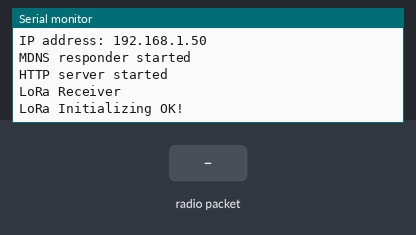
The sketch below on a simulated ESP32. On the bench: the last lines printed to the serial monitor. Inputs (shaded band) come from the test bench. WiFi joins after 1.5 s; servers stay silent unless stated; no radio packets arrive unless stated.

Above: at 2.7 s.
2.8 s: radio packet "5" arrives
At 4.2 s:
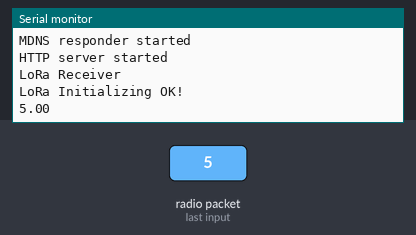
5.3 s: radio packet "90" arrives
At 7.3 s:
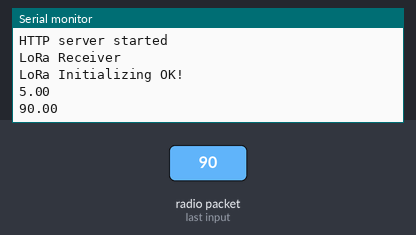

Measured:
- after the input at 2.8 s, the serial monitor: prints a new line after 1.0 s (image 1)
- after the input at 5.3 s, the serial monitor: prints a new line after 1.0 s (image 2)

The sketch:

Reciever_Host_to_web.ino
```cpp
#include <WiFi.h>
#include <WiFiManager.h>
#include <WebServer.h>
#include <ESPmDNS.h>
#include <DHT.h>
#include <SPI.h>
#include <LoRa.h>
WebServer server(80);
const char *ssid = "";
const char *password = "";
#define ss 4
#define rst 5
#define dio0 2
float level; //For detect the level of the water
void setup() {
  //initialize Serial Monitor
  Serial.begin(115200);
  wifisetupInit();
    if (MDNS.begin("esp32")) {
    Serial.println("MDNS responder started");
  }
  server.on("/", handleRoot);

  server.begin();
  Serial.println("HTTP server started");
  loraInit(); //Begin Lora
}

void loop() {

    int packetSize = LoRa.parsePacket();
  if (packetSize) {
    // received a packet
    // Serial.print("Received packet ");

    // read packet
    while (LoRa.available()) {
      String LoRaData = LoRa.readString();
      level = LoRaData.toFloat();
      Serial.print(level);
      Serial.println("\n");
    }
  }
  server.handleClient();
  delay(2);//allow the cpu to switch to other tasks
}
float loraProcessing(){
  return level;
}
```

LoraSensor.ino
```cpp
void loraInit(){
    while (!Serial);
  Serial.println("LoRa Receiver");

  //setup LoRa transceiver module
  LoRa.setPins(ss, rst, dio0);

  //replace the LoRa.begin(---E-) argument with your location's frequency
  //433E6 for Asia
  //866E6 for Europe
  //915E6 for North America
  while (!LoRa.begin(433E6)) {
    Serial.println(".");
    delay(500);
  }
   // Change sync word (0xF3) to match the receiver
  // The sync word assures you don't get LoRa messages from other LoRa transceivers
  // ranges from 0-0xFF
  LoRa.setSyncWord(0xF3);
  Serial.println("LoRa Initializing OK!");
}
```

WebServer.ino
```cpp
void handleRoot() {
  char msg[1500];

  snprintf(msg, 1500,
           "<html>\
  <head>\
    <meta http-equiv='refresh' content='4'/>\
    <meta name='viewport' content='width=device-width, initial-scale=1'>\
    <link rel='stylesheet' href='https://use.fontawesome.com/releases/v5.7.2/css/all.css' integrity='sha384-fnmOCqbTlWIlj8LyTjo7mOUStjsKC4pOpQbqyi7RrhN7udi9RwhKkMHpvLbHG9Sr' crossorigin='anonymous'>\
    <title>AWD</title>\
    <style>\
    html { font-family: Arial; display: inline-block; margin: 0px auto; text-align: center;}\
    h2 { font-size: 3.0rem; }\
    p { font-size: 3.0rem; }\
    .units { font-size: 1.2rem; }\
    .dht-labels{ font-size: 1.5rem; vertical-align:middle; padding-bottom: 15px;}\
    </style>\
  </head>\
  <body>\
      <h2>AWD Project</h2>\
      <p>\
        <i class='fas fa-tint' style='color:#00add6;'></i>\
        <span class='dht-labels'>Water Level</span>\
        <span>%.2f</span>\
        <sup class='units'>cm</sup>\
      </p>\
  </body>\
</html>",
          loraProcessing()
          );
  server.send(200, "text/html", msg);
}
```

WiFi_setup.ino
```cpp
void wifisetupInit(){
    WiFi.mode(WIFI_STA);
  //WiFi.begin(ssid, password);
  WiFiManager wm;
  wm.resetSettings();
  bool res;
  res = wm.autoConnect("AWD Demo","12345678");

  if(!res){
    Serial.println("Fail To connect");
  }
  // Wait for connection
  while (WiFi.status() != WL_CONNECTED) {
    delay(500);
    Serial.print(".");
  }

  Serial.println("");
  Serial.print("Connected to ");
  Serial.println(ssid);
  Serial.print("IP address: ");
  Serial.println(WiFi.localIP());
}
```
